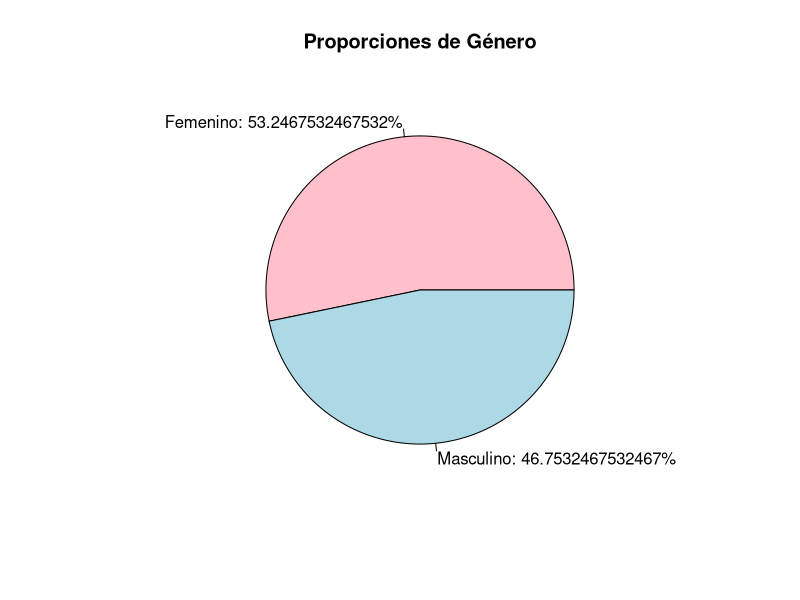
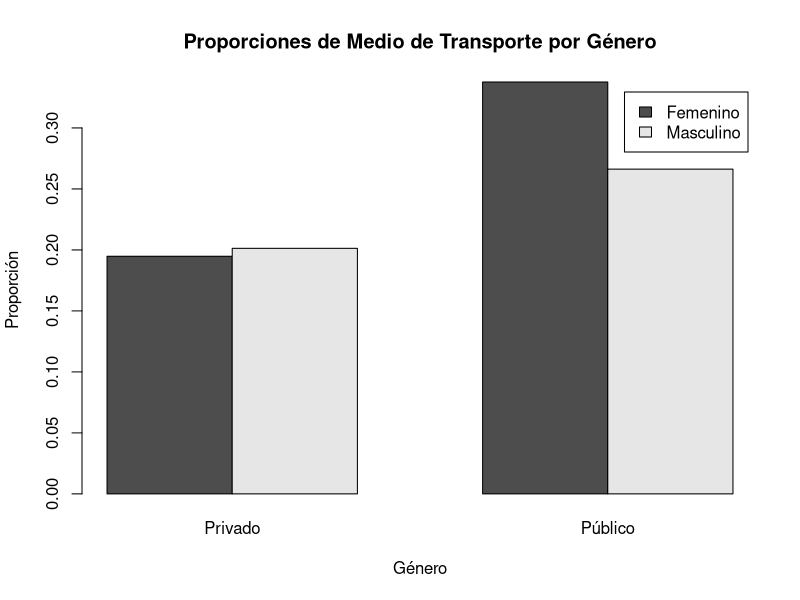
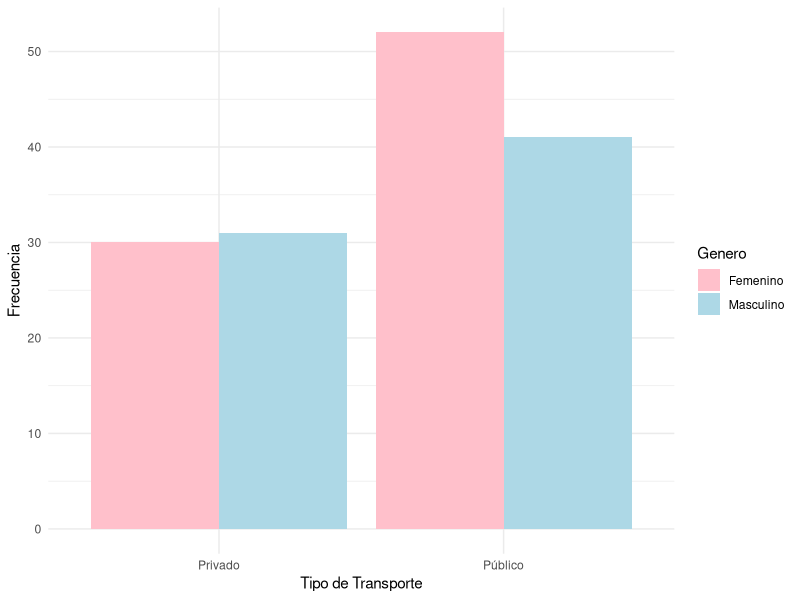
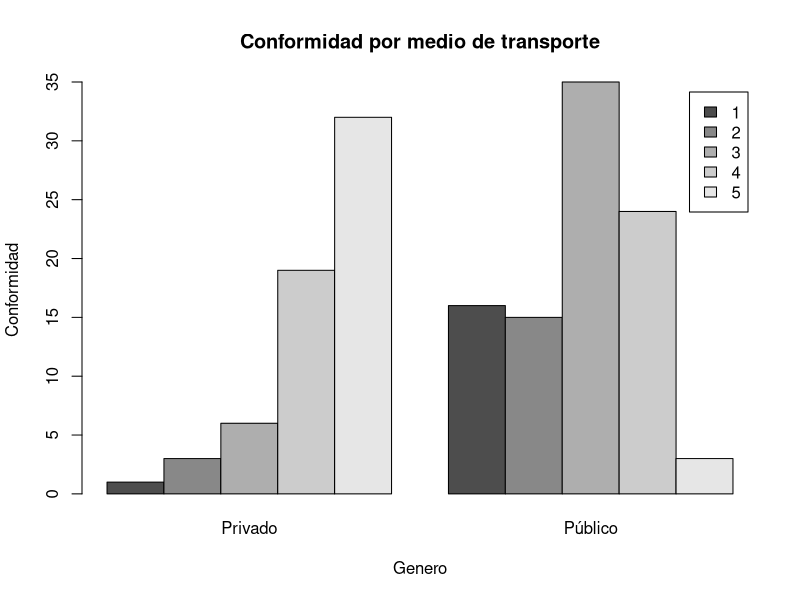
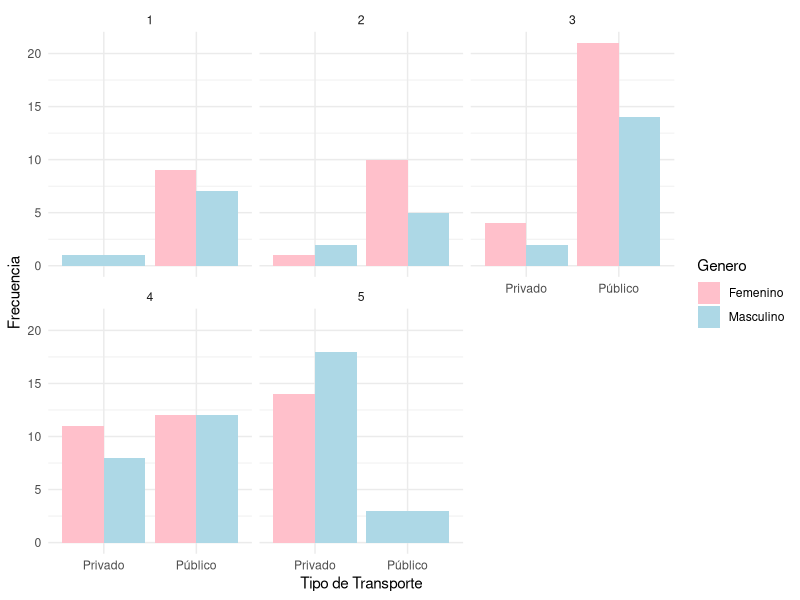
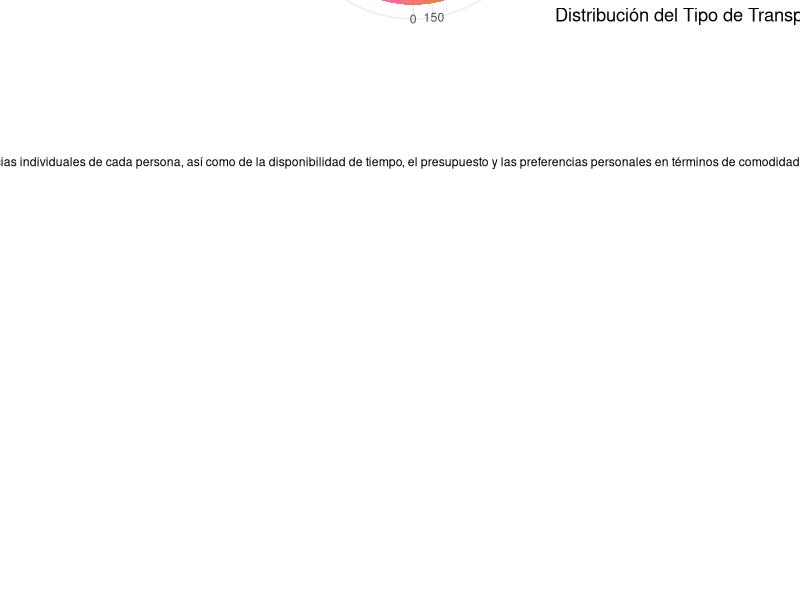

The R source for these figures, in order:
## ---- chunk 1
 library(readxl)
 library(ggplot2)
 dr = read_excel("ENCUESTA MOVILIDAD(1-154).xlsx")
 dr
 #Borrar las columnas innecesarias generadas por Microsoft Forms
 dr = dr[, -c(1)]
 generos = table(dr$`Genero `)
 
 
 proporciones_Genero = prop.table(generos)
 
 # Crear un gráfico de torta para mostrar la proporcion en genero
  etiquetas = paste0(names(proporciones_Genero), ": ", proporciones_Genero * 100, "%")
  graficaGeneros = pie(proporciones_Genero, col = c("pink", "lightblue"), main = "Proporciones de Género", labels = etiquetas)


relacionMedioTrans_Genero = table(dr$`Genero `, dr$`¿Qué tipo transporte usa?`)
prop.table(relacionMedioTrans_Genero)
prop_relacionMedioTrans_Genero = prop.table(relacionMedioTrans_Genero)

barplot(prop_relacionMedioTrans_Genero, beside = TRUE, legend.text = TRUE, main = "Proporciones de Medio de Transporte por Género", xlab = "Género", ylab = "Proporción")

# Calcular la proporción de Medio de Transporte por Género
prop_relacionMedioTrans_Genero = prop.table(table(dr$`Genero `, dr$`¿Qué tipo transporte usa?`))








# Relación entre medio de transporte y género

ggplot(dr, aes(x = `¿Qué tipo transporte usa?`, fill = `Genero `)) +
  geom_bar(position = "dodge") +
  labs(
    x = "Tipo de Transporte",
    y = "Frecuencia") +
  scale_fill_manual(values = c("pink", "lightblue")) +
  theme_minimal()


#Relacion entre nivel de conformidad y tiempo que tarda

barplot(table(dr$'Nivel de conformidad',dr$'¿Qué tipo transporte usa?'),beside = TRUE, legend.text = TRUE,main = "Conformidad por medio de transporte",xlab = "Genero", ylab="Conformidad")



# Conformidad por tipo de transporte y genero
ggplot(dr, aes(x = `¿Qué tipo transporte usa?`, fill = `Genero `)) +
  geom_bar(position = "dodge") +
  facet_wrap(~ `Nivel de conformidad`) +
  labs(
       x = "Tipo de Transporte",
       y = "Frecuencia") +
  scale_fill_manual(values = c("pink", "lightblue")) +
  theme_minimal()


# Contar la frecuencia de cada tipo de transporte ideal

frecuencia_transporte_ideal <- table(dr$`Medio transporte ideal. ¿Por qué?`)

# Convertir la tabla en un dataframe
df_frecuencia <- as.data.frame(frecuencia_transporte_ideal)

# Renombrar las columnas
colnames(df_frecuencia) <- c("Transporte_Ideal", "Frecuencia")

# Crear el gráfico de torta
ggplot(df_frecuencia, aes(x = "", y = Frecuencia, fill = Transporte_Ideal)) +
  geom_bar(stat = "identity") +
  coord_polar("y", start = 0) +
  labs(title = "Distribución del Tipo de Transporte Ideal",
       fill = "Tipo de Transporte Ideal") +
  theme_minimal() +
  theme(legend.position = "bottom")
 
